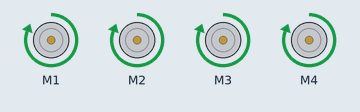
The program below on a simulated Raspberry Pi (BCM pin numbers). Parts: 4 × DC motor (green arrow = forward, orange = backward, longer = faster). Motors are numbered in the order the program creates them (left before right in a Robot). At 1.1 s the program stops and its outputs stay as they are.

Above: at 0.2 s.
At 1.2 s:
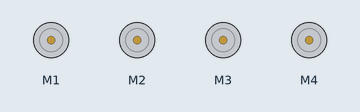
Timing chart, 0 to 2.6 s (numbered marks = the images above):
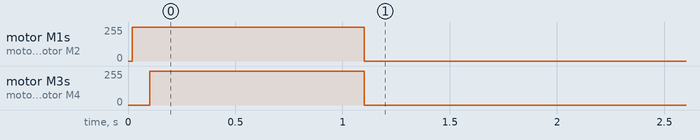

The program:

1-vehicle.py
```python
from gpiozero import Motor
from time import sleep

fl = Motor(17, 18)
fr = Motor(27, 22)
bl = Motor(23, 24)
br = Motor(9, 25)

fl.forward()
fr.forward()
sleep(0.1)
bl.forward()
br.forward()

sleep(1)

fl.stop()
fr.stop()
bl.stop()
br.stop()
```

Measured:
- by itself, motor M1, motor M2: stopped → forward 255/255 at 0.02 s, → stopped 1.1 s later
- by itself, motor M3, motor M4: stopped → forward 255/255 at 0.10 s, → stopped 1.0 s later
